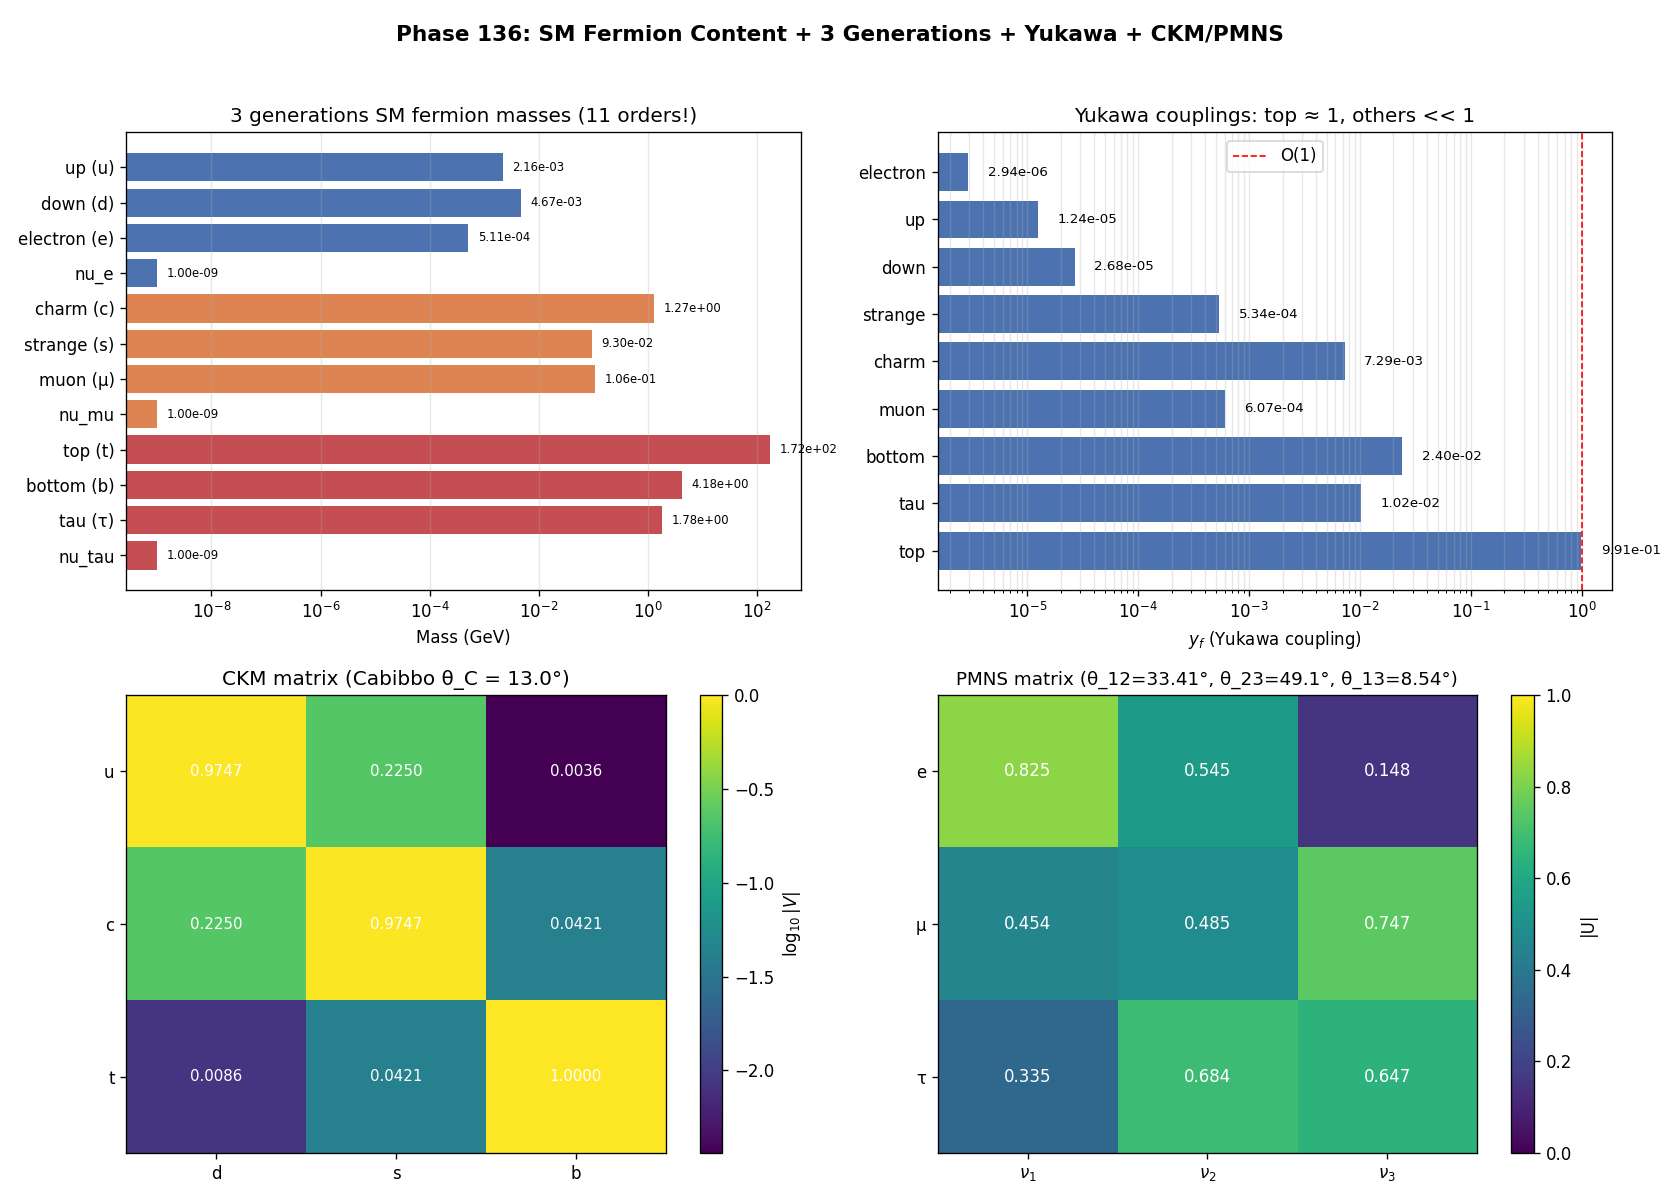

Source code (Python):
# Phase 136: SM fermion content + 3 generations + Yukawa + CKM/PMNS + K_fermion
# Tier 1 #20 Standard Model (Block A paper 4/9, phase 2/8)
# ITU concept DOI: 10.5281/zenodo.20109209
# Tier 0 v3.0: 10.5281/zenodo.20200156
# Author: Munehiro Terada (Roboken)

import json
import numpy as np
import matplotlib.pyplot as plt

print("=" * 70)
print("Phase 136: SM Fermion Content + 3 Generations + Yukawa + CKM/PMNS")
print("=" * 70)
print()


# ----------------------------------------------------------------------
# Test 1: 3 generations of fermions (PDG 2024)
# ----------------------------------------------------------------------
def test1_three_generations():
    print("[Test 1] 3 generations of SM fermions (PDG 2024)")
    fermions = [
        # (name, type, generation, charge, mass_GeV, mass_unit)
        # Generation 1
        ("up (u)",       "quark",    1, "+2/3", 2.16e-3),
        ("down (d)",     "quark",    1, "-1/3", 4.67e-3),
        ("electron (e)", "lepton",   1, "-1",   5.11e-4),
        ("nu_e",         "neutrino", 1, "0",    1e-9),
        # Generation 2
        ("charm (c)",    "quark",    2, "+2/3", 1.27),
        ("strange (s)",  "quark",    2, "-1/3", 9.3e-2),
        ("muon (μ)",     "lepton",   2, "-1",   0.10566),
        ("nu_mu",        "neutrino", 2, "0",    1e-9),
        # Generation 3
        ("top (t)",      "quark",    3, "+2/3", 172.5),
        ("bottom (b)",   "quark",    3, "-1/3", 4.18),
        ("tau (τ)",      "lepton",   3, "-1",   1.77686),
        ("nu_tau",       "neutrino", 3, "0",    1e-9),
    ]
    print(f"  {'Particle':<14}  {'Type':<10}  {'Gen':>4}  {'Q':>6}  {'Mass (GeV)':>14}")
    rows = []
    for name, t, g, q, m in fermions:
        print(f"  {name:<14}  {t:<10}  {g:>4d}  {q:>6}  {m:>14.4e}")
        rows.append({"name": name, "type": t, "generation": g, "charge": q, "mass_GeV": m})

    m_t = 172.5
    m_e = 5.11e-4
    m_nu = 1e-9
    print(f"\n  Mass hierarchy:")
    print(f"    m_t / m_e   = {m_t/m_e:.4e}  (~ 10^5 within charged)")
    print(f"    m_t / m_nu  = {m_t/m_nu:.4e}  (~ 10^{{11}} if ν~1 eV)")
    return {"fermions": rows,
            "m_t_over_m_e": m_t / m_e,
            "m_t_over_m_nu": m_t / m_nu}


# ----------------------------------------------------------------------
# Test 2: Yukawa couplings y_f = m_f √2 / v
# ----------------------------------------------------------------------
def test2_yukawa_couplings():
    print("\n[Test 2] Yukawa couplings y_f = m_f √2 / v  (v = 246 GeV)")
    v_higgs = 246.22  # GeV (Higgs VEV)
    masses = [
        ("electron", 5.11e-4),
        ("up",       2.16e-3),
        ("down",     4.67e-3),
        ("strange",  9.3e-2),
        ("charm",    1.27),
        ("muon",     0.10566),
        ("bottom",   4.18),
        ("tau",      1.77686),
        ("top",      172.5),
    ]
    print(f"  v (Higgs VEV) = {v_higgs} GeV")
    print(f"  {'Fermion':<12}  {'m (GeV)':>14}  {'y_f = m √2 / v':>16}")
    rows = []
    for name, m in masses:
        y = m * np.sqrt(2) / v_higgs
        print(f"  {name:<12}  {m:>14.4e}  {y:>16.4e}")
        rows.append({"fermion": name, "mass_GeV": m, "yukawa": float(y)})

    print(f"\n  Top quark Yukawa ≈ 1 (O(1))")
    print(f"  Other fermion Yukawas << 1 (5+ orders of magnitude hierarchy)")
    return rows


# ----------------------------------------------------------------------
# Test 3: CKM matrix (Wolfenstein parameterization)
# ----------------------------------------------------------------------
def test3_ckm_matrix():
    print("\n[Test 3] CKM matrix (Wolfenstein parameterization, PDG 2024)")
    lam = 0.22500
    A_param = 0.832
    rho_bar = 0.159
    eta_bar = 0.348

    # Wolfenstein to standard form
    V_ud = 1 - lam**2 / 2
    V_us = lam
    V_ub = A_param * lam**3 * (rho_bar - 1j*eta_bar)
    V_cd = -lam
    V_cs = 1 - lam**2 / 2
    V_cb = A_param * lam**2
    V_td = A_param * lam**3 * (1 - rho_bar - 1j*eta_bar)
    V_ts = -A_param * lam**2
    V_tb = 1.0

    V_CKM = np.array([
        [V_ud, V_us, V_ub],
        [V_cd, V_cs, V_cb],
        [V_td, V_ts, V_tb]
    ])

    print(f"  Wolfenstein params: λ = {lam}, A = {A_param}, ρ̄ = {rho_bar}, η̄ = {eta_bar}")
    print(f"  |V_CKM|:")
    for i, row in enumerate(np.abs(V_CKM)):
        print(f"    [{row[0]:.4f}  {row[1]:.4f}  {row[2]:.4f}]")

    # Cabibbo angle
    theta_C = np.degrees(np.arcsin(lam))
    print(f"\n  Cabibbo angle (sin θ_C = λ): θ_C ≈ {theta_C:.2f}°")

    # Unitarity check
    unitarity = np.abs(V_CKM @ V_CKM.conj().T - np.eye(3)).max()
    print(f"  Unitarity (|V V† - I|_max): {unitarity:.4e}")

    return {"lambda_wolf": lam, "A_wolf": A_param, "rho_bar": rho_bar, "eta_bar": eta_bar,
            "Cabibbo_angle_deg": float(theta_C),
            "V_CKM_abs": np.abs(V_CKM).tolist(),
            "unitarity_max_dev": float(unitarity)}


# ----------------------------------------------------------------------
# Test 4: PMNS matrix angles (NuFIT 2024)
# ----------------------------------------------------------------------
def test4_pmns():
    print("\n[Test 4] PMNS matrix angles (NuFIT 2024)")
    theta_12 = 33.41   # solar
    theta_23 = 49.1    # atmospheric
    theta_13 = 8.54    # reactor

    s12, c12 = np.sin(np.radians(theta_12)), np.cos(np.radians(theta_12))
    s23, c23 = np.sin(np.radians(theta_23)), np.cos(np.radians(theta_23))
    s13, c13 = np.sin(np.radians(theta_13)), np.cos(np.radians(theta_13))

    U23 = np.array([[1,0,0],[0,c23,s23],[0,-s23,c23]])
    U13 = np.array([[c13,0,s13],[0,1,0],[-s13,0,c13]])
    U12 = np.array([[c12,s12,0],[-s12,c12,0],[0,0,1]])
    V_PMNS = U23 @ U13 @ U12

    print(f"  θ_12 (solar)         = {theta_12}°")
    print(f"  θ_23 (atmospheric)   = {theta_23}°")
    print(f"  θ_13 (reactor)       = {theta_13}°")
    print(f"\n  |V_PMNS|:")
    for row in np.abs(V_PMNS):
        print(f"    [{row[0]:.4f}  {row[1]:.4f}  {row[2]:.4f}]")

    print(f"\n  Comparison: CKM θ_max ≈ 13° (Cabibbo) vs PMNS θ_max ≈ 49° (atmos)")
    print(f"  → PMNS has much larger mixing than CKM")

    # Δm² values
    dm2_21 = 7.41e-5   # eV^2
    dm2_31 = 2.51e-3   # eV^2
    print(f"\n  Δm²_21 = {dm2_21} eV²  (solar)")
    print(f"  |Δm²_31| = {dm2_31} eV²  (atmospheric)")
    return {"theta_12_deg": theta_12, "theta_23_deg": theta_23, "theta_13_deg": theta_13,
            "V_PMNS_abs": np.abs(V_PMNS).tolist(),
            "dm2_21_eV2": dm2_21, "dm2_31_eV2": dm2_31}


# ----------------------------------------------------------------------
# Test 5: Number of light neutrino flavors (LEP)
# ----------------------------------------------------------------------
def test5_neutrino_flavors():
    print("\n[Test 5] Number of light neutrino flavors (LEP precision)")
    N_nu_measured = 2.9963
    N_nu_err = 0.0074
    print(f"  N_ν (LEP 1989-2000): {N_nu_measured} ± {N_nu_err}")
    print(f"  = exactly 3 generations (within 0.5%)")
    print(f"  → SM fermion content fixed at 3 generations")

    # ITU view: anomaly cancellation
    print(f"\n  ITU: anomaly cancellation Σ Y³ = 0 (Q-quark + Q-lepton)")
    Y_quark_left = 1/3
    Y_quark_right_up = 4/3
    Y_quark_right_down = -2/3
    Y_lepton_left = -1
    Y_lepton_right = -2

    # SU(2)^2 U(1) anomaly
    n_gen = 3
    anomaly_SU2sq_U1 = n_gen * (3 * Y_quark_left + Y_lepton_left)  # × N_color × n_doublet
    # 簡略: actually 各世代で sum_doublets Y = 3*(1/3) + (-1) = 0 per generation
    sum_per_gen = 3 * Y_quark_left + Y_lepton_left
    print(f"  Per-generation Σ Y (SU(2)² U(1)) = 3×(1/3) + (-1) = {sum_per_gen}")
    print(f"  → Anomaly cancellation automatic per generation")
    return {"N_nu_LEP": N_nu_measured, "N_nu_err": N_nu_err,
            "anomaly_per_gen": float(sum_per_gen)}


# ----------------------------------------------------------------------
# Run all tests
# ----------------------------------------------------------------------
gens = test1_three_generations()
yukawas = test2_yukawa_couplings()
ckm = test3_ckm_matrix()
pmns = test4_pmns()
neutrinos = test5_neutrino_flavors()


# ----------------------------------------------------------------------
# Figure: 4-panel
# ----------------------------------------------------------------------
fig, axes = plt.subplots(2, 2, figsize=(14, 10))

# Panel 1: Mass hierarchy (log scale)
ax = axes[0, 0]
fermion_names = [f["name"] for f in gens["fermions"]]
masses = [f["mass_GeV"] for f in gens["fermions"]]
gens_color = ["#4c72b0", "#dd8452", "#c44e52"]
colors = []
for f in gens["fermions"]:
    colors.append(gens_color[f["generation"] - 1])
ax.barh(fermion_names, masses, color=colors)
for i, (m, name) in enumerate(zip(masses, fermion_names)):
    ax.text(m * 1.5, i, f"{m:.2e}", va="center", fontsize=7)
ax.set_xscale("log")
ax.set_xlabel("Mass (GeV)")
ax.set_title("3 generations SM fermion masses (11 orders!)", fontsize=12)
ax.grid(True, alpha=0.3, which="both", axis="x")
ax.invert_yaxis()

# Panel 2: Yukawa couplings
ax = axes[0, 1]
y_names = [y["fermion"] for y in yukawas]
y_vals = [y["yukawa"] for y in yukawas]
ax.barh(y_names, y_vals, color="#4c72b0")
for i, v in enumerate(y_vals):
    ax.text(v * 1.5, i, f"{v:.2e}", va="center", fontsize=8)
ax.set_xscale("log")
ax.set_xlabel(r"$y_f$ (Yukawa coupling)")
ax.axvline(1.0, color="red", linestyle="--", linewidth=1, label="O(1)")
ax.set_title("Yukawa couplings: top ≈ 1, others << 1", fontsize=12)
ax.legend(fontsize=10)
ax.grid(True, alpha=0.3, which="both", axis="x")
ax.invert_yaxis()

# Panel 3: CKM vs PMNS matrices
ax = axes[1, 0]
im = ax.imshow(np.log10(np.array(ckm["V_CKM_abs"]) + 1e-6), cmap="viridis", aspect="auto")
ax.set_xticks([0, 1, 2])
ax.set_xticklabels(["d", "s", "b"])
ax.set_yticks([0, 1, 2])
ax.set_yticklabels(["u", "c", "t"])
for i in range(3):
    for j in range(3):
        v = ckm["V_CKM_abs"][i][j]
        ax.text(j, i, f"{v:.4f}", ha="center", va="center", color="white", fontsize=9)
plt.colorbar(im, ax=ax, label=r"$\log_{10}|V|$")
ax.set_title(f"CKM matrix (Cabibbo θ_C = {ckm['Cabibbo_angle_deg']:.1f}°)", fontsize=12)

# Panel 4: PMNS matrix
ax = axes[1, 1]
im = ax.imshow(np.array(pmns["V_PMNS_abs"]), cmap="viridis", aspect="auto", vmin=0, vmax=1)
ax.set_xticks([0, 1, 2])
ax.set_xticklabels([r"$\nu_1$", r"$\nu_2$", r"$\nu_3$"])
ax.set_yticks([0, 1, 2])
ax.set_yticklabels(["e", "μ", "τ"])
for i in range(3):
    for j in range(3):
        v = pmns["V_PMNS_abs"][i][j]
        ax.text(j, i, f"{v:.3f}", ha="center", va="center", color="white", fontsize=10)
plt.colorbar(im, ax=ax, label="|U|")
ax.set_title(f"PMNS matrix (θ_12={pmns['theta_12_deg']}°, θ_23={pmns['theta_23_deg']}°, θ_13={pmns['theta_13_deg']}°)",
             fontsize=11)

fig.suptitle("Phase 136: SM Fermion Content + 3 Generations + Yukawa + CKM/PMNS",
             fontsize=13, fontweight="bold")
plt.tight_layout(rect=[0, 0, 1, 0.96])

png_path = "fermion_3gen_yukawa.png"
plt.savefig(png_path, dpi=120)
print(f"\n  Figure saved: {png_path}")


# ----------------------------------------------------------------------
# JSON summary
# ----------------------------------------------------------------------
summary = {
    "phase": 136,
    "title": "SM fermion 3 generations + Yukawa + CKM/PMNS in ITU",
    "tier1_id": 20,
    "tier1_name": "Standard Model",
    "block": "A (Physics/Math) — paper 4/9, phase 2/8",
    "three_generations": gens,
    "yukawa_couplings": yukawas,
    "ckm_matrix": ckm,
    "pmns_matrix": pmns,
    "neutrino_flavors_LEP": neutrinos,
    "verdict": ("SM 3-generation fermion structure with 11-order mass hierarchy, "
                "top Yukawa ≈ 1, others << 1. CKM Cabibbo ≈ 13°, PMNS angles much "
                "larger (33°/49°/9°). N_ν = 3 fixed by LEP. ITU: K_fermion 3-fold "
                "repetition + anomaly cancellation per generation."),
}

json_path = "fermion_3gen_yukawa_summary.json"
with open(json_path, "w", encoding="utf-8") as f:
    json.dump(summary, f, ensure_ascii=False, indent=2)
print(f"  JSON saved: {json_path}")

print()
print("=" * 70)
print("Phase 136 complete: 3-gen fermions + Yukawa hierarchy + CKM/PMNS;")
print(f"  N_ν = 3 (LEP); top y = 1, e y = 3e-6 (5 orders)")
print("=" * 70)
